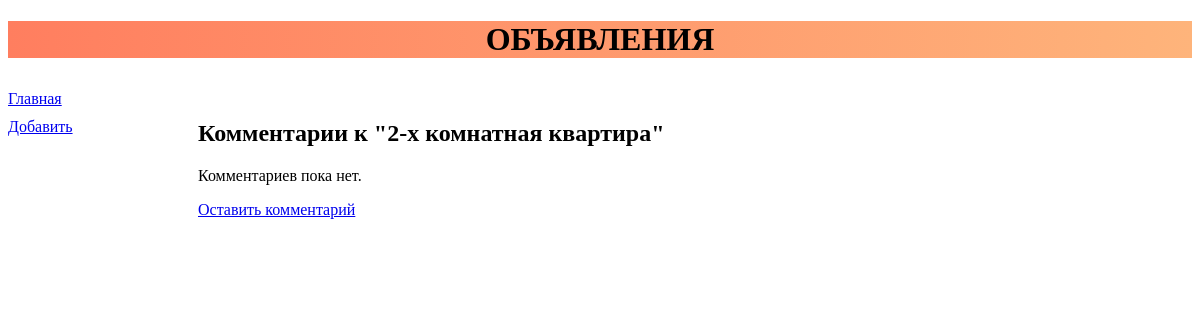
The app's page /bboard/3/comments/, older data.
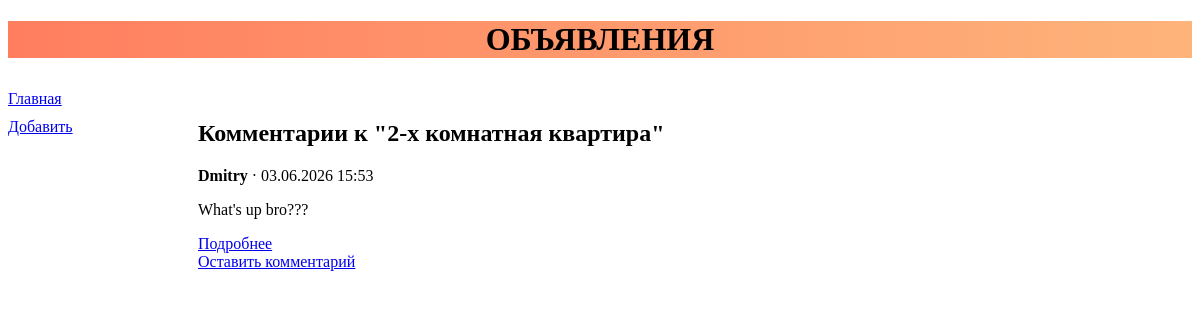
The same page, newer data.
### bboard/models.py (models this page shows, shortened)
class Comment(models.Model):
    bd = models.ForeignKey(
        Bd,
        on_delete=models.CASCADE,
        related_name='comments',
        verbose_name='Объявление'
    )
    author = models.CharField(max_length=100, verbose_name='Автор')
    text = models.TextField(verbose_name='Текст комментария')
    created = models.DateTimeField(auto_now_add=True, verbose_name='Дата создания')
    class Meta:
        verbose_name = 'Комментарий'
        verbose_name_plural = 'Комментарии'
        ordering = ['created']

### bboard/views.py (the view)
# urls.py: path('<int:bd_pk>/comments/',           comment_list,   name='comment-list'),
def comment_list(request, bd_pk):
    bd = get_object_or_404(Bd, pk=bd_pk)
    comments = bd.comments.all()
    return render(request, 'bboard/comment_list.html', {'bd': bd, 'comments': comments})

### bboard/templates/bboard/comment_list.html
{% extends "layout/basic.html" %}
{% block content %}
<h2>Комментарии к "{{ bd.title }}"</h2>
{% for comment in comments %}
  <div>
    <strong>{{ comment.author }}</strong> · {{ comment.created|date:"d.m.Y H:i" }}
    <p>{{ comment.text }}</p>
    <a href="{% url 'comment-detail' bd_pk=bd.pk sms_id=comment.pk %}">Подробнее</a>
  </div>
{% empty %}
  <p>Комментариев пока нет.</p>
{% endfor %}
<a href="{% url 'comment-create' bd_pk=bd.pk %}">Оставить комментарий</a>
{% endblock %}

Row changes from the older to the newer data that the page shows:
added Comment: author "Dmitry", created "03.06.2026 15:53", text "What's up bro???"
Text that changed along with them:
text no longer shown: "Комментариев пока нет."
